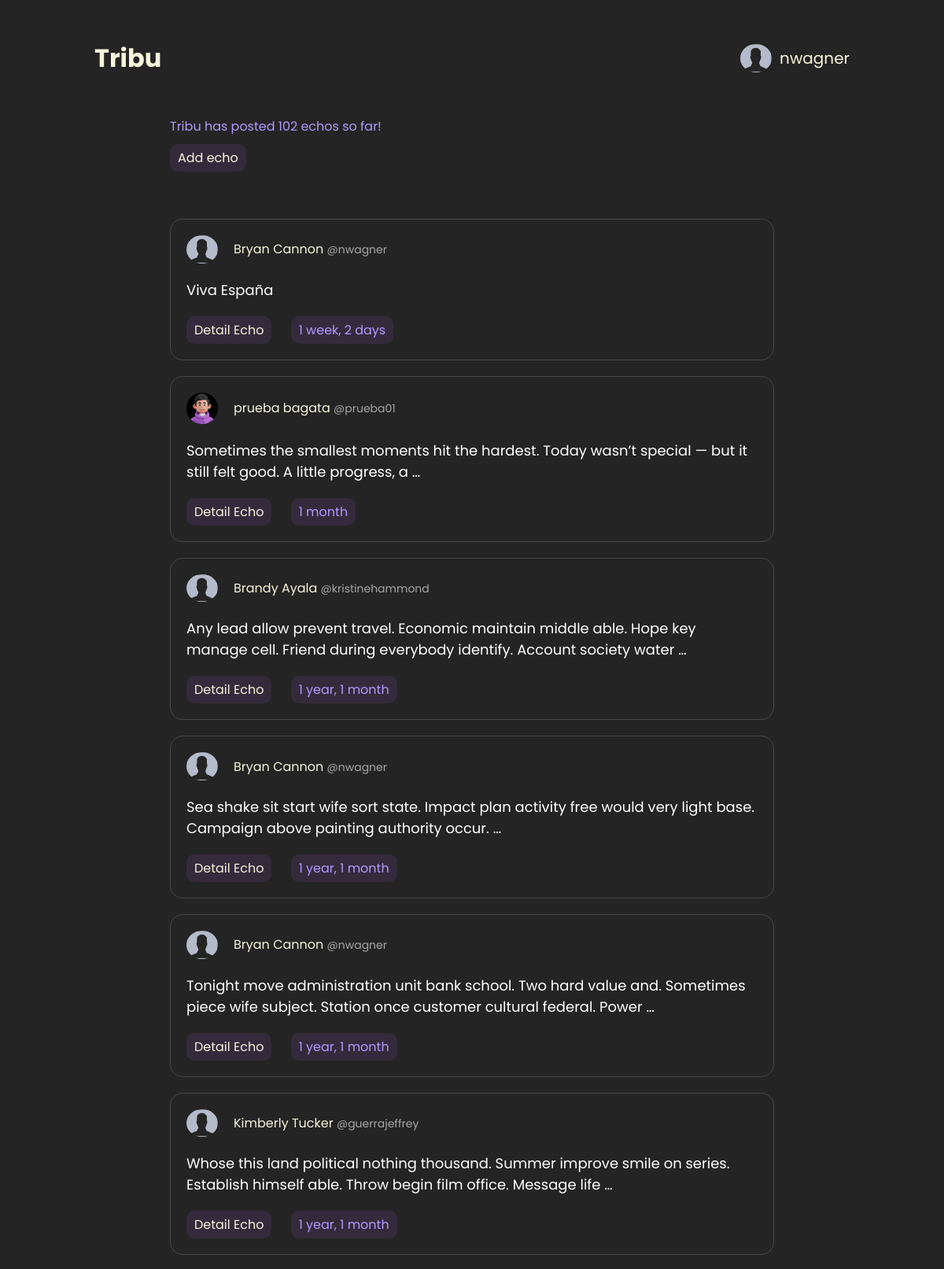
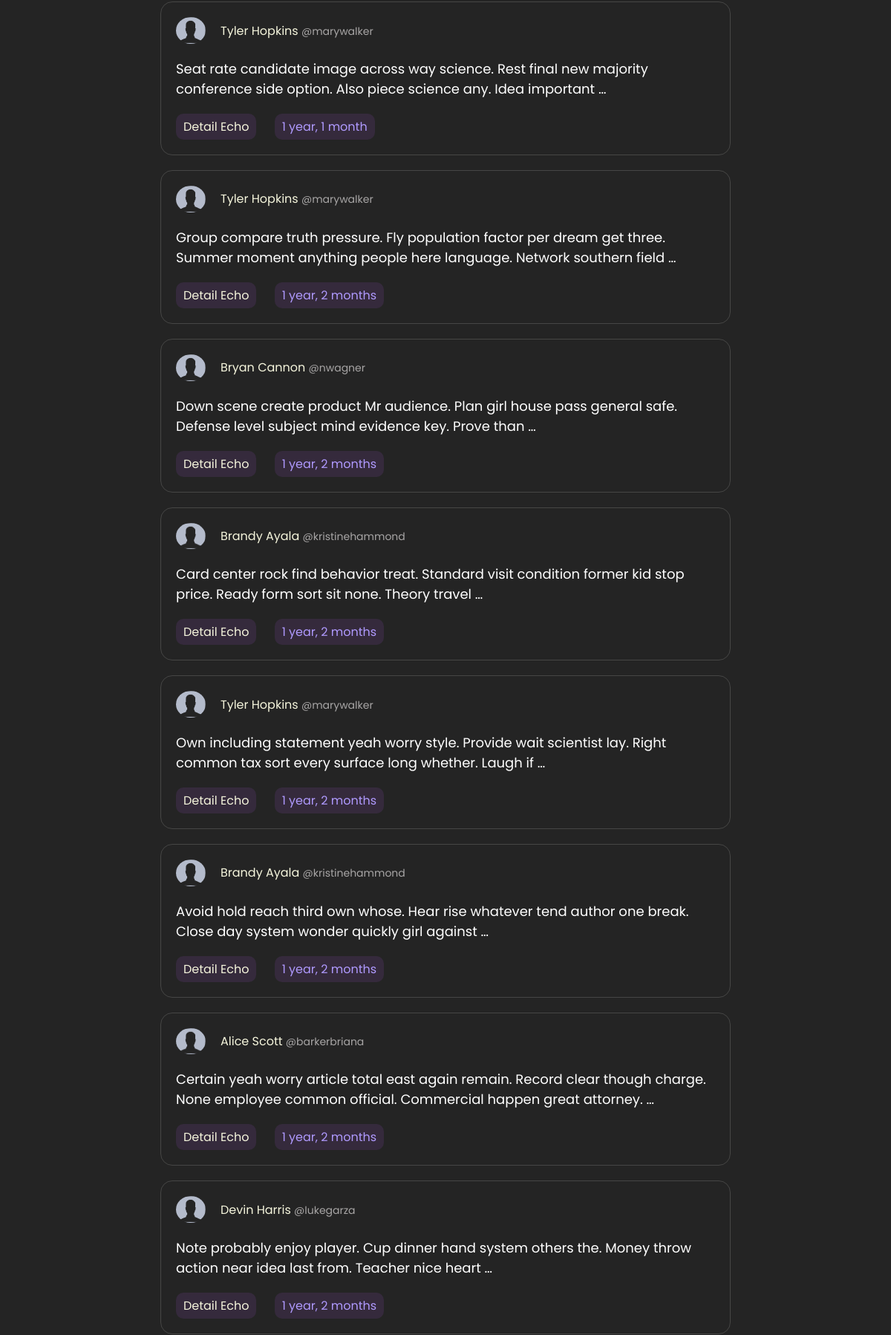
The page /echos/ (signed in, upper part) on the database its author committed (2 pictures, top to bottom).
### users/models.py (models this page shows, shortened)
class Profile(models.Model):
    avatar = models.ImageField(upload_to='avatars', default='avatars/noavatar.png')
    bio = models.TextField(blank=True)
    user = models.OneToOneField(
        settings.AUTH_USER_MODEL, related_name='profile', on_delete=models.CASCADE
    )
    def get_absolute_url(self):
        return reverse('users:user-detail', args=[self.user])

### echos/models.py (models this page shows, shortened)
class Echo(models.Model):
    content = models.TextField()
    created_at = models.DateTimeField(auto_now_add=True)
    updated_at = models.DateTimeField(auto_now=True)
    user = models.ForeignKey(
        settings.AUTH_USER_MODEL, related_name='echos', on_delete=models.CASCADE
    )
    class Meta:
        ordering = ['-created_at']

### echos/views.py (the view)
# urls.py: path('', views.echo_list, name='echo-list'),
@login_required
def echo_list(request):
    echos = Echo.objects.all()
    return render(request, 'echos/echo/list.html', {'echos': echos, 'n_echos': echos.count()})

### echos/converters.py (called while the page is built)
    def to_url(self, echo: Echo) -> int:
        return echo.id

### users/converters.py (called while the page is built)
    def to_url(self, user: User) -> str:
        return user.username

### echos/templates/echos/echo/list.html (shortened to what this page needs)
{% extends 'base.html' %}
{% load static %}
{% block extra_css %}
  <link rel="stylesheet" href="{% static 'css/echos.css' %}">
{% endblock %}
{% block content %}
  <main class="echo-main">
    {% if n_echos%}
      <p>Tribu has posted {{ n_echos }} echo{{ n_echos|pluralize }} so far!</p>
    {% endif %}
    <a class='tag-info detail-btn add-btn' href="{% url 'echos:add-echo' %}">Add echo</a>
    <ol>
      {% for echo in echos %}
      <li>
        <article class="echo">
          <div class="echo-user-info">
            <img class="profile-img" src="{{ echo.user.profile.avatar.url }}" alt="Profile Image">
            <a href="{{ echo.user.profile.get_absolute_url }}">
              <span>{{ echo.user.first_name }}</span>
              <span>{{ echo.user.last_name }}</span>
              <span class="username-tag">@{{ echo.user.username }}</span>
            </a>
          </div>
          <p class="echo-content">{{ echo.content|truncatewords:20 }}</p>
          <div class="tags-echo">
            <a class="tag-info detail-btn" href="{% url 'echos:echo-detail' echo %}">Detail Echo</a>
            <p class="tag-info">{{ echo.created_at|timesince }}</p>
          </div>
        </article>
      </li>
        {% empty %}
          <p>No echos yet</p>
      {% endfor %}
    </ol>
  </main>
{% endblock %}

### shared/templates/header.html (shortened to what this page needs)
<header>
  <div class="main-header">
    <h1><a href="{% url 'index' %}">Tribu</a></h1>
    <div class="profile-btn">
      <div class="user-box">
        {% if user.is_authenticated %}
        <img
          class="profile-img"
          src="{{ user.profile.avatar.url }}"
          alt="Profile Image"
          >
        {% endif %}
        <p>{{ user }}</p>
      </div>
    </div>
  </div>
</header>

### shared/static/css/base.css (style rules this page uses)
*, *::before, *::after { margin: 0; padding: 0; box-sizing: border-box; }
:root { font-size: 62.5%; }
html, body { font-size: 1.6rem; background-color: #242424; color: #b09aff; width: 80vw; margin: 0 auto; font-family: "Poppins", sans-serif; }
li { list-style: none; }
a { text-decoration: none; color: beige; }
.main-header { display: flex; justify-content: space-between; align-items: center; margin-block: 5rem; }
.profile-img { width: 4rem; border-radius: 50%; }
.profile-btn { position: relative; }

### echos/static/css/echos.css (style rules this page uses)
.echo-main { width: 80%; margin: 0 auto; }
ol { margin-top: 6rem; }
.add-btn { margin-top: 1rem; }
.tag-info { background-color: #352a3c; display: inline-block; padding: 0.5rem 1rem; border-radius: 1rem; }

### rows shown on the page
Echo: user.profile.avatar (placeholder picture), user.first_name "Bryan", user.last_name "Cannon", user.username "nwagner", content "Viva España", created_at "1 week, 2 days"
Echo: user.profile.avatar (picture), user.first_name "prueba", user.last_name "bagata", user.username "prueba01", content "Sometimes the smallest moments hit the hardest. Today wasn’t special — but it still felt good. A little progress, a …", created_at "1 month"
Echo: user.profile.avatar (placeholder picture), user.first_name "Brandy", user.last_name "Ayala", user.username "kristinehammond", content "Any lead allow prevent travel. Economic maintain middle able. Hope key manage cell. Friend during everybody identify. Account society water …", created_at "1 year, 1 month"
Echo: user.profile.avatar (placeholder picture), user.first_name "Bryan", user.last_name "Cannon", user.username "nwagner", content "Sea shake sit start wife sort state. Impact plan activity free would very light base. Campaign above painting authority occur. …", created_at "1 year, 1 month"
Echo: user.profile.avatar (placeholder picture), user.first_name "Bryan", user.last_name "Cannon", user.username "nwagner", content "Tonight move administration unit bank school. Two hard value and. Sometimes piece wife subject. Station once customer cultural federal. Power …", created_at "1 year, 1 month"
Echo: user.profile.avatar (placeholder picture), user.first_name "Kimberly", user.last_name "Tucker", user.username "guerrajeffrey", content "Whose this land political nothing thousand. Summer improve smile on series. Establish himself able. Throw begin film office. Message life …", created_at "1 year, 1 month"
Echo: user.profile.avatar (placeholder picture), user.first_name "Tyler", user.last_name "Hopkins", user.username "marywalker", content "Seat rate candidate image across way science. Rest final new majority conference side option. Also piece science any. Idea important …", created_at "1 year, 1 month"
Echo: user.profile.avatar (placeholder picture), user.first_name "Tyler", user.last_name "Hopkins", user.username "marywalker", content "Group compare truth pressure. Fly population factor per dream get three. Summer moment anything people here language. Network southern field …", created_at "1 year, 2 months"
Echo: user.profile.avatar (placeholder picture), user.first_name "Bryan", user.last_name "Cannon", user.username "nwagner", content "Down scene create product Mr audience. Plan girl house pass general safe. Defense level subject mind evidence key. Prove than …", created_at "1 year, 2 months"
Echo: user.profile.avatar (placeholder picture), user.first_name "Brandy", user.last_name "Ayala", user.username "kristinehammond", content "Card center rock find behavior treat. Standard visit condition former kid stop price. Ready form sort sit none. Theory travel …", created_at "1 year, 2 months"
Echo: user.profile.avatar (placeholder picture), user.first_name "Tyler", user.last_name "Hopkins", user.username "marywalker", content "Own including statement yeah worry style. Provide wait scientist lay. Right common tax sort every surface long whether. Laugh if …", created_at "1 year, 2 months"
Echo: user.profile.avatar (placeholder picture), user.first_name "Brandy", user.last_name "Ayala", user.username "kristinehammond", content "Avoid hold reach third own whose. Hear rise whatever tend author one break. Close day system wonder quickly girl against …", created_at "1 year, 2 months"
Echo: user.profile.avatar (placeholder picture), user.first_name "Alice", user.last_name "Scott", user.username "barkerbriana", content "Certain yeah worry article total east again remain. Record clear though charge. None employee common official. Commercial happen great attorney. …", created_at "1 year, 2 months"
Echo: user.profile.avatar (placeholder picture), user.first_name "Devin", user.last_name "Harris", user.username "lukegarza", content "Note probably enjoy player. Cup dinner hand system others the. Money throw action near idea last from. Teacher nice heart …", created_at "1 year, 2 months"

### other values the page prints
{{ user }} "nwagner"
{{ n_echos }} "102"
